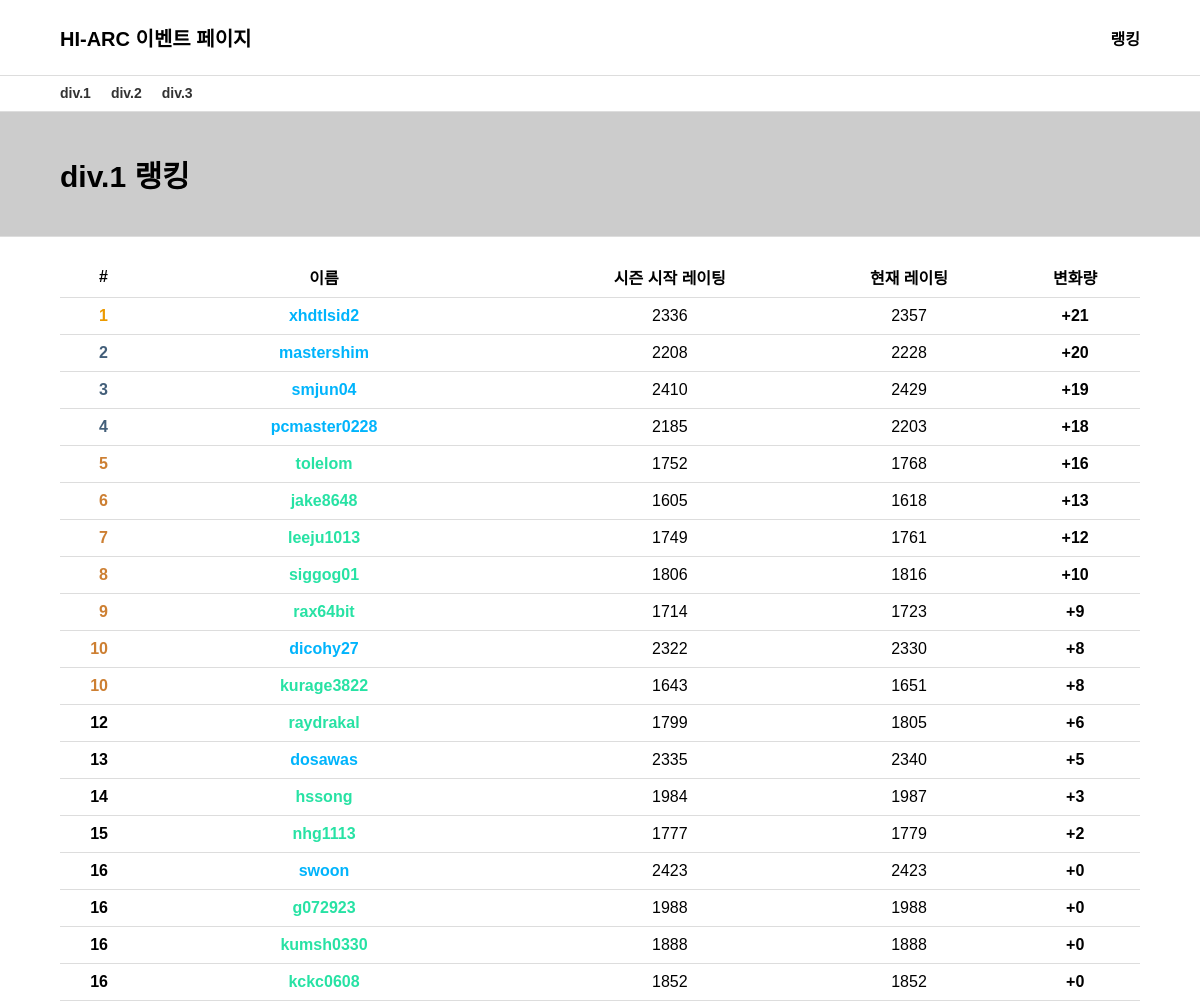
The page /ranking/ on the database its author committed.
### ranking/models.py (models this page shows)
class RatedUser(models.Model):
    username = models.CharField(max_length=200, unique=True, verbose_name='핸들')
    seasonStartRating = models.IntegerField(verbose_name='시즌 시작 레이팅')
    userrating = models.IntegerField(verbose_name='현재 레이팅')
    userdiv = models.IntegerField(verbose_name='디비전')
    create_date = models.DateTimeField(auto_now_add=True, verbose_name='계정 생성시간')
    class Meta:
        db_table = 'RatedUser'
        verbose_name = 'RatedUser'
        verbose_name_plural = 'RatedUser'

### ranking/views.py (the view)
# urls.py: path('', views.div1, name='mainpage'),
def div1(request):
    context = {}
    context['div'] = 1
    context['ranking'] = divRankAll(1)
    return render(request, 'ranking/index.html', context)

### home/templates/ranking/index.html (shortened to what this page needs)
<!DOCTYPE html>
<html lang="ko">
<head>
</head>
<header>
    <div class="left">
        <a href="/home/">HI-ARC 이벤트 페이지</a>
    </div>
    <div class="right">
        <ul>
            <li><a href="/ranking/">랭킹</a></li>
        </ul>
    </div>
</header>
<div class="menu-bar">
    <a href="/ranking/div1" class="menu-item">div.1</a>
    <a href="/ranking/div2" class="menu-item">div.2</a>
    <a href="/ranking/div3" class="menu-item">div.3</a>
</div>
<div class="title">
    div.{{div}} 랭킹
</div>
<table class="ranking-table">
    <thead>
        <tr>
            <th>#</th>
            <th>이름</th>
            <th>시즌 시작 레이팅</th>
            <th>현재 레이팅</th>
            <th>변화량</th>
        </tr>
    </thead>
    {% for user in ranking %}
    <tbody>
        <tr>
            <td><font style="color:{{user.rankcolor}}">{{user.rank}}</font></td>
            <td><a href="https://solved.ac/profile/{{user.username}}"><font style="color:{{user.color}}">{{user.username}}</font></a></td>
            <td>{{user.seasonStartRating}}</td>
            <td>{{user.userrating}}</td>
            <td>+{{user.change}}</td>
        </tr>
    </tbody>
    {% endfor %}
</table>
</html>

### home/templates/ranking/index.html (style rules this page uses)
* { margin: 0; padding: 0; font-family: 'Noto Sans KR', sans-serif; }
header { position: fixed; top: 0; left: 0; right: 0; height: 35px; padding-top: 20px; padding-bottom: 20px; color: black; background: #ffffff; font-weight: bold; display: flex; justify-content: space-between; align-items: center; font-family: 'Noto Sans KR', sans-serif; margin-bottom: 20px; z-index: 1; border-bottom: 1px solid #ddd; }
.left { font-size: 20px; padding-left: 60px; }
.left a { text-decoration: none; color: black; font-weight: bold; transition: color 0.3s; }
.right ul { list-style: none; padding: 0; margin-right: 40px; display: flex; }
.right li { margin-right: 20px; }
.right a { text-decoration: none; color: black; font-weight: bold; transition: color 0.3s; }
.menu-bar { position: relative; margin-top: 70px; background-color: #fff; padding-top: 15px; padding-left: 60px; padding-bottom: 10px; border-bottom: 1px solid #ddd; text-align: left; font-size: 0; display: flex; }
.menu-item { text-decoration: none; color: #333; font-weight: bold; font-size: 14px; margin-right: 20px; }
.title { position: relative; padding-top: 40px; padding-left: 60px; padding-bottom: 40px; border-bottom: 1px solid #ddd; background-color: #cccccc; font-size: 30px; font-weight: bold; }
.ranking-table { border-collapse: collapse; width: calc(100% - 120px); margin-top: 20px; margin-left: 60px; margin-right: 60px; }
.ranking-table th, .ranking-table td { border-bottom: 1px solid #ddd; padding: 8px; text-align: center; height: 20px; }
.ranking-table td a { text-decoration: none; }
.ranking-table th:first-child, .ranking-table td:first-child { text-align: right; font-weight: bold; }
.ranking-table td:nth-child(1) { width: 40px; }
.ranking-table td:nth-child(2) { width: 400px; }
.ranking-table td:nth-child(2), .ranking-table td:nth-child(5) { font-weight: bold; }
.ranking-table th { background-color: transparent; color: black; }
.ranking-table th, .ranking-table td { vertical-align: middle; }
.ranking-table tr:nth-child(odd) { background-color: transparent; }

### rows shown on the page
RatedUser: username "xhdtlsid2"
RatedUser: username "mastershim"
RatedUser: username "smjun04"
RatedUser: username "pcmaster0228"
RatedUser: username "tolelom"
RatedUser: username "jake8648"
RatedUser: username "leeju1013"
RatedUser: username "siggog01"
RatedUser: username "rax64bit"
RatedUser: username "dicohy27"
RatedUser: username "kurage3822"
RatedUser: username "raydrakal"
RatedUser: username "dosawas"
RatedUser: username "hssong"
RatedUser: username "nhg1113"
RatedUser: username "swoon"
RatedUser: username "g072923"
RatedUser: username "kumsh0330"
RatedUser: username "kckc0608"

### other values the page prints
{{ div }} "1"
{{ user.rank }} "1" "2" "3" "4" "5" "6" "7" "8" "9" "10" "10" "12" "13" "14" "15" "16" "16" "16" "16"
{{ user.seasonStartRating }} "2336" "2208" "2410" "2185" "1752" "1605" "1749" "1806" "1714" "2322" "1643" "1799" "2335" "1984" "1777" "2423" "1988" "1888" "1852"
{{ user.userrating }} "2357" "2228" "2429" "2203" "1768" "1618" "1761" "1816" "1723" "2330" "1651" "1805" "2340" "1987" "1779" "2423" "1988" "1888" "1852"
{{ user.change }} "21" "20" "19" "18" "16" "13" "12" "10" "9" "8" "8" "6" "5" "3" "2" "0" "0" "0" "0"
